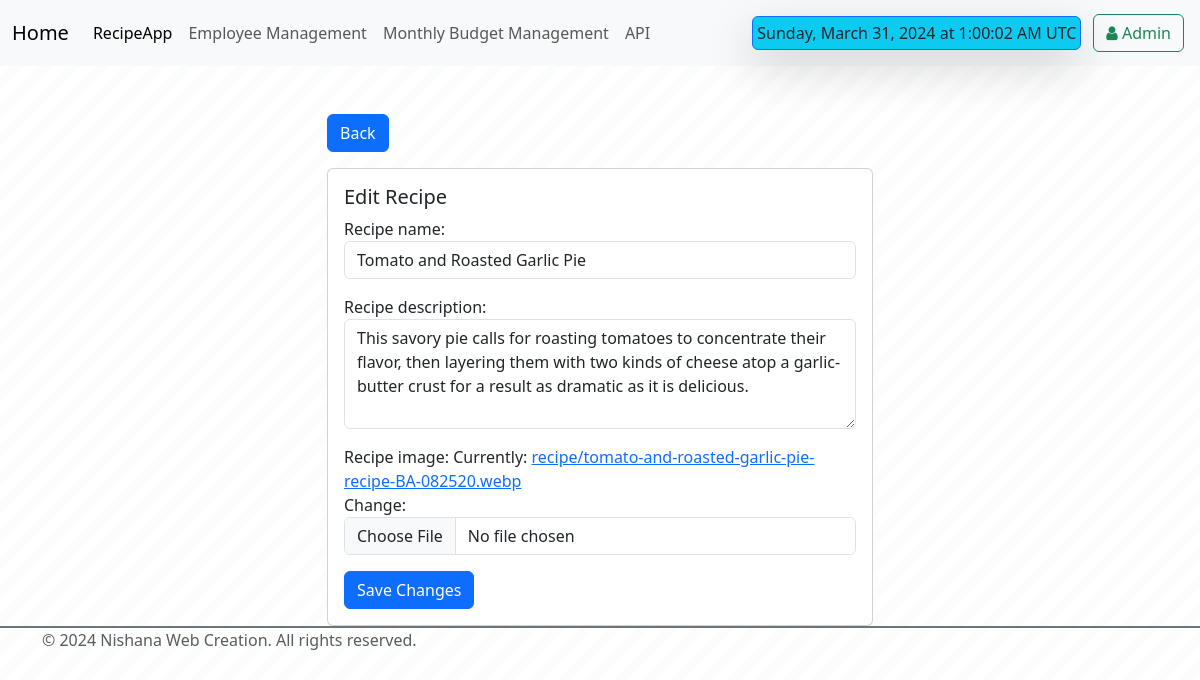
Page /edit_recipe/11/ on the committed database.
### vegapp/models.py (models this page shows)
class Recipe(models.Model):
    recipe_name = models.CharField(max_length = 100)
    recipe_description = models.TextField()
    recipe_image = models.ImageField(upload_to="recipe/")

### vegapp/views.py (the view)
# urls.py: path('edit_recipe/<int:id>/', edit_recipe, name='edit_recipe'),
def edit_recipe(request, id):
    recipe = Recipe.objects.get(id=id)
    if request.method == 'POST':
        form = EditForm(request.POST, request.FILES, instance=recipe)
        if form.is_valid():
            form.save()
            return redirect('/vegapp/')
    else:
        form = EditForm(instance=recipe)
    return render(request, 'edit_recipe.html', {'form': form})

### vegapp/form.py
class EditForm(forms.ModelForm):
    class Meta:
        model = Recipe
        fields = ['recipe_name', 'recipe_description', 'recipe_image']
        widgets = {
            'recipe_description': forms.Textarea(attrs={'class': 'form-control', 'rows': 4}),  # Add Bootstrap form-control class
            'recipe_name': forms.TextInput(attrs={'class': 'form-control'}),  # Add Bootstrap form-control class
            'recipe_image': forms.ClearableFileInput(attrs={'class': 'form-control'}),  # Add Bootstrap form-control class
        }
    def __init__(self,*args, **kwargs):
        super(EditForm,self).__init__(*args,**kwargs)
        for visible in self.visible_fields():
            visible.field.widget.attrs['class']='form-control'

### vegapp/templates/edit_recipe.html (shortened to what this page needs)
{% extends "base.html" %}
{% block start%}
<div class="container mt-5">
    <div class="row justify-content-center">
        <div class="col-md-6">
            <div class="text-start mb-3">
                <a href="/vegapp/" class="btn btn-primary">Back</a>
            </div>
            <div class="card">
                <div class="card-body">
                    <h5 class="card-title">Edit Recipe</h5>
                    <form method="post" enctype="multipart/form-data">
                        {{ form.as_p }}
                        <button type="submit" class="btn btn-primary">Save Changes</button>
                    </form>
                </div>
            </div>
        </div>
    </div>
</div>
{% endblock %}

### rows in the picture
Recipe: recipe_name "Tomato and Roasted Garlic Pie", recipe_description "This savory pie calls for roasting tomatoes to concentrate their flavor, then layering them with two kinds of cheese atop a garlic-butter crust for a result as dramatic as it is delicious."
